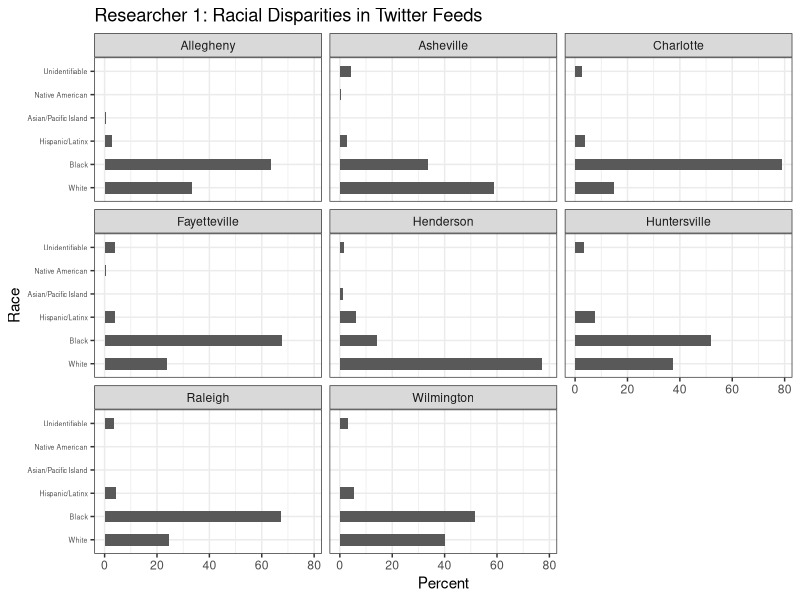
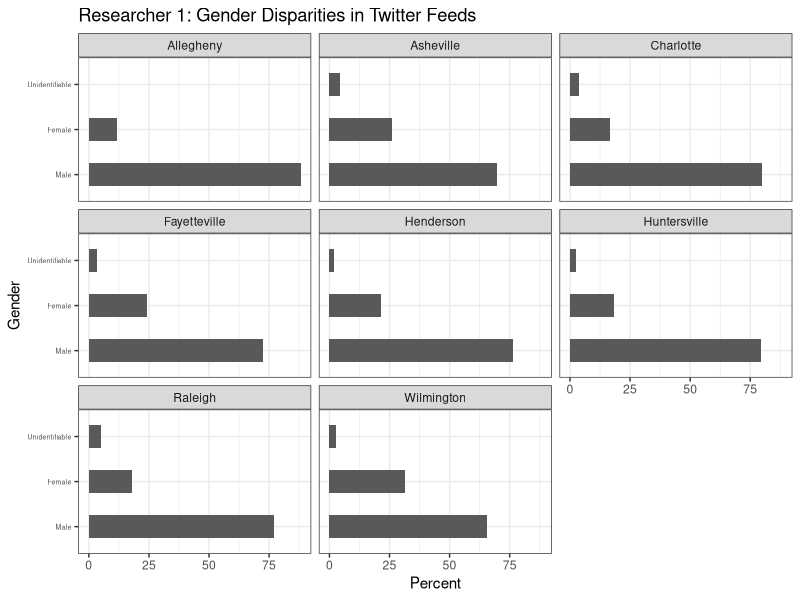
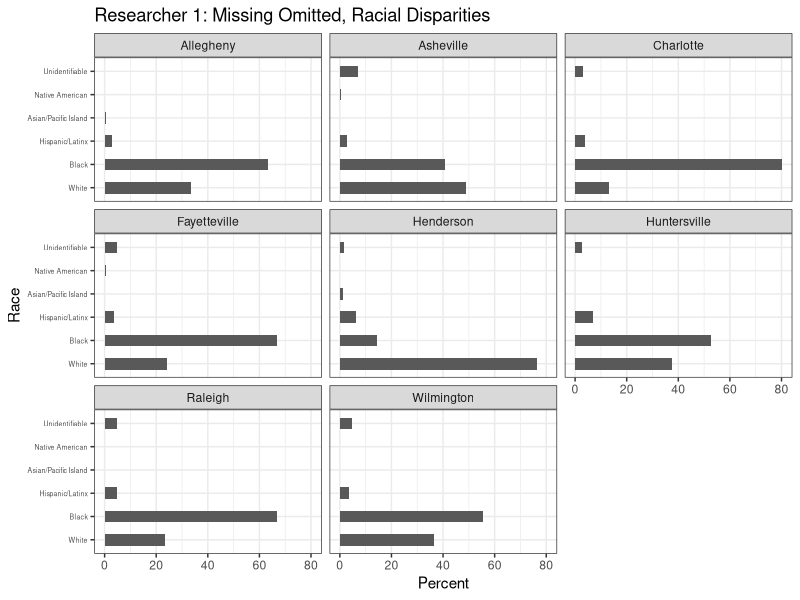
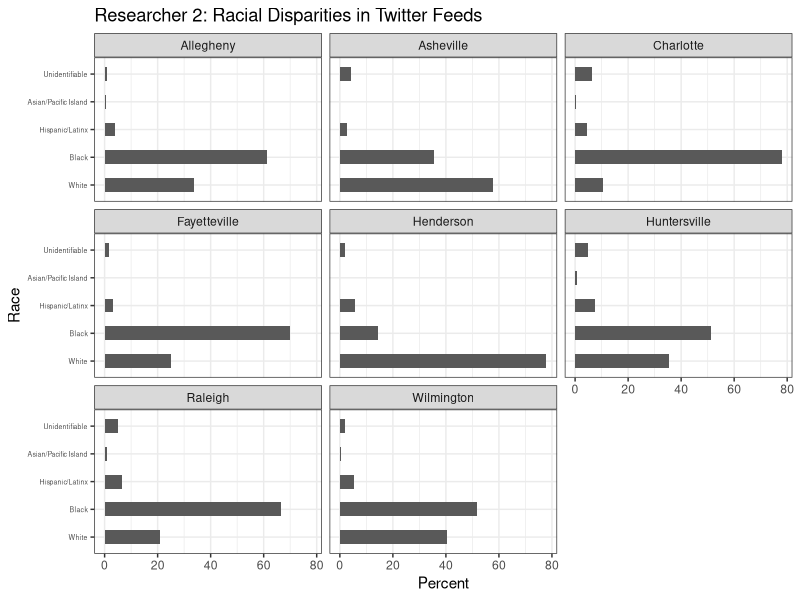
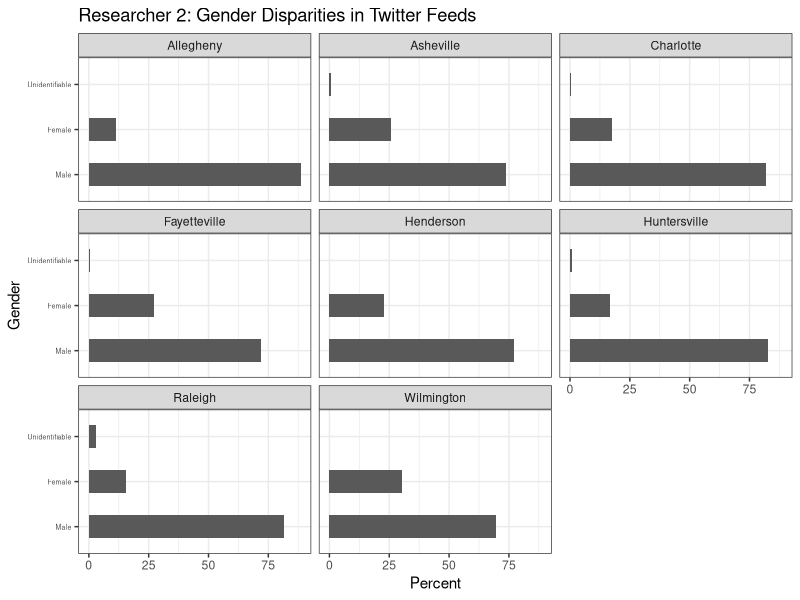
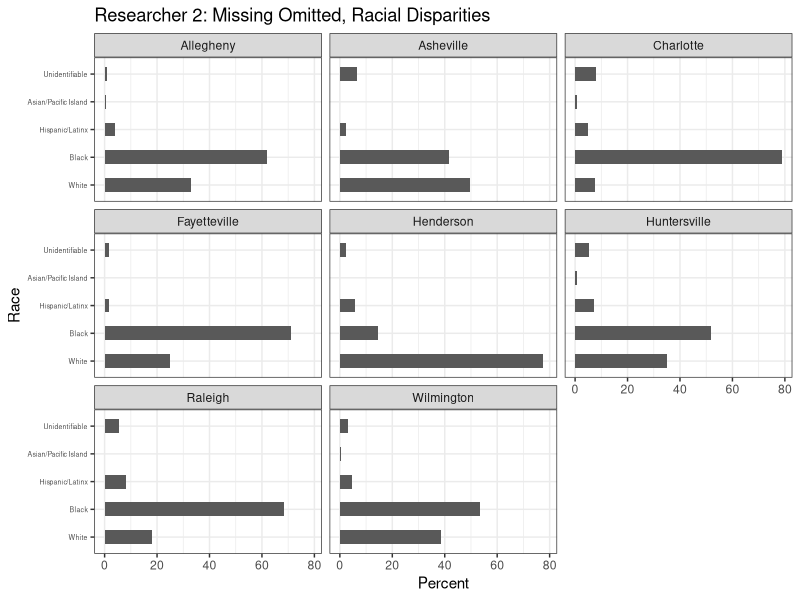
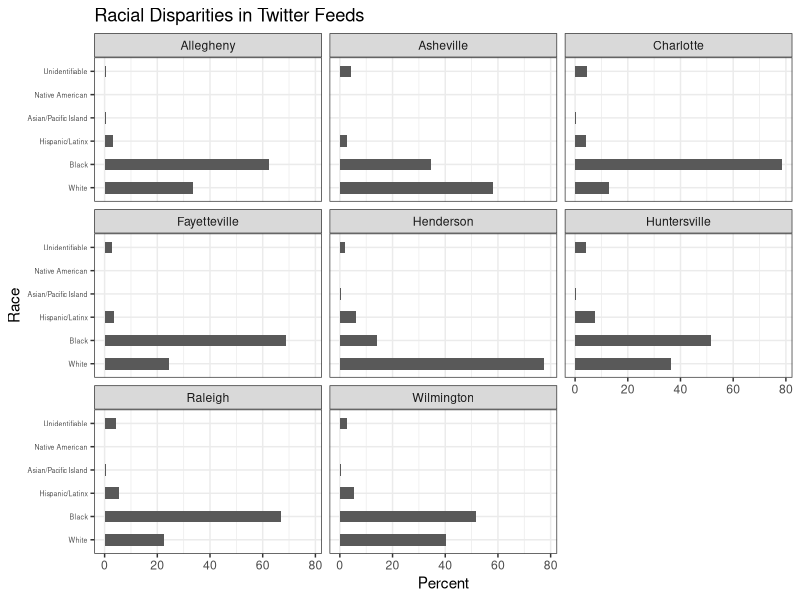
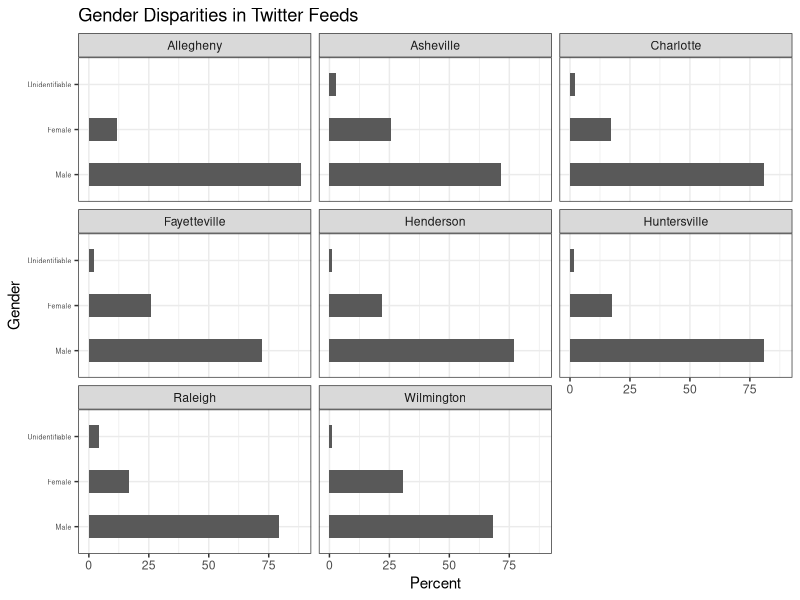

Reproduce these figures in R, in order.
#Independent Study Research Analysis, Data Results
#For analyzing and understanding data results
#Researcher: Susie Webb

#set working directory
setwd("~/Documents/UNC/Fall 2021/Independent Study/Finished Comparisons")
library(ggplot2)
library(dplyr)
library(stringr)

webbresults <- read.csv("webbcombined.csv", stringsAsFactors = TRUE) #loaded all results

(table(webbresults$race) / nrow(webbresults)) * 100 #percentage of each race

webbresults$race <- factor(webbresults$race, #I used the factor function so I could set labels
                      levels=c(1,2,3,4,5,6), #these are three levels in the list
                      labels=c("White", "Black", "Hispanic/Latinx", "Asian/Pacific Island", "Native American", "Unidentifiable")) #I added the corresponding labels


table(webbresults$county, webbresults$race) #table of all race values


#Webb Race Results straight numbers
webbresults <- webbresults %>%
  group_by(county) 

tally <- count(webbresults, race)
tally

#Webb Race Results
aggregate(tally$n, by=list(Category=tally$county), FUN=sum) #to find total numbers

tally$sum <- c(261,261,261,261,284,284,284,284,284,243,243,243,243,364,364,364,364,364,192,
               192,192,192,192,121,121,121,121,135,135,135,135,245,245,245,245)

tally$percent <- (tally$n/tally$sum) * 100 #calcualted percents

webbraceplot <- ggplot(tally, aes(x=race, y=percent)) + 
  geom_col(width = .5) +
  facet_wrap(~ county) +
  theme_bw() + # change color scheme
  theme(axis.text.x = element_text(lineheight = .7)) +
  theme(axis.text.y = element_text(size = 5)) +
  labs(x = "Race", y = "Percent", 
       title = "Researcher 1: Racial Disparities in Twitter Feeds")+ #added axis labels and title
  coord_flip() # make horizontal

webbraceplot

#Webb Gender Results

(table(webbresults$gender) / nrow(webbresults)) * 100 #percentage of each race

webbresults$gender <- factor(webbresults$gender, #I used the factor function so I could set labels
                           levels=c(1,2,3), #these are three levels in the list
                           labels=c("Male", "Female", "Unidentifiable")) 
                           #I added the corresponding labels

table(webbresults$county, webbresults$gender) #table of all gender values

gendertally <- count(webbresults, gender)

gendertally$sum <- c(261,261,284,284,284,243,243,243,364,364,364,192,192,192,121,121,121,135,135,135,245,245,245)

gendertally$percent <- (gendertally$n/gendertally$sum) * 100 #calcualted percents

webbgenderplot <- ggplot(gendertally, aes(x=gender, y=percent)) + 
  geom_col(width = .5) +
  facet_wrap(~ county) +
  theme_bw() + # change color scheme
  theme(axis.text.x = element_text(lineheight = .7)) +
  theme(axis.text.y = element_text(size = 5)) +
  labs(x = "Gender", y = "Percent", 
       title = "Researcher 1: Gender Disparities in Twitter Feeds")+ #added axis labels and title
  coord_flip() # make horizontal

webbgenderplot

#Webb race without missing persons

webbresults$missing <- str_detect(webbresults$text, "[mM][iI][sS][sS][iI][nN][gG]|[sS][iI][lL][vV][eE][rR]|[rR][uU][nN][aA][wW][aA][yY]")
#codes for missing subjects

missingdata <- subset(webbresults, type == 3)

nomissingwebbresults <- subset(webbresults, type != 3)

missingdata2 <-subset(nomissingwebbresults, missing = TRUE)
table(missingdata2$missing)

nomissingwebbresults <- subset(nomissingwebbresults, missing != TRUE)

table(nomissingwebbresults$type)
table(nomissingwebbresults$missing)

nomissingwebbresults <- nomissingwebbresults %>%
  group_by(county) 

tally <- count(nomissingwebbresults, race)
tally

aggregate(tally$n, by=list(Category=tally$county), FUN=sum) #to find total numbers

tally$sum <- c(260,260,260,260,174,174,174,174,174,192,192,192,192,281,281,281,281,281,
               175,175,175,175,175,114,114,114,114,106,106,106,106,170,170,170,170)

tally$percent <- (tally$n/tally$sum) * 100 #calcualted percents


webbnomissingraceplot <- ggplot(tally, aes(x=race, y=percent)) + 
  geom_col(width = .5) +
  facet_wrap(~ county) +
  theme_bw() + # change color scheme
  theme(axis.text.x = element_text(lineheight = .7)) +
  theme(axis.text.y = element_text(size = 5)) +
  labs(x = "Race", y = "Percent", 
       title = "Researcher 1: Missing Omitted, Racial Disparities")+ #added axis labels and title
  coord_flip() # make horizontal

webbnomissingraceplot


#Now onto Wilson results

#Wilson RAce

wilsonresults <- read.csv("wilsoncombined.csv", stringsAsFactors = TRUE) #loaded all results

(table(wilsonresults$race) / nrow(wilsonresults)) * 100 #percentage of each race

wilsonresults$race <- factor(wilsonresults$race, #I used the factor function so I could set labels
                           levels=c(1,2,3,4,5,6), #these are three levels in the list
                           labels=c("White", "Black", "Hispanic/Latinx", "Asian/Pacific Island", "Native American", "Unidentifiable")) #I added the corresponding labels


table(wilsonresults$county, wilsonresults$race) #table of all race values

#Wilson Race Results straight numbers
wilsonresults <- wilsonresults %>%
  group_by(county) 

tally <- count(wilsonresults, race)
tally

#Wilson Race Results
aggregate(tally$n, by=list(Category=tally$county), FUN=sum) #to find total numbers

table(wilsonresults$county)

tally$sum <- c(261,261,261,261,261,265,265,265,265,237,237,237,237,237,358,358,358,358,358,
               193,193,193,193,121,121,121,121,121,135,135,135,135,135,380,380,380,380,380)

tally$percent <- (tally$n/tally$sum) * 100 #calcualted percents

wilsonraceplot <- ggplot(tally, aes(x=race, y=percent)) + 
  geom_col(width = .5) +
  facet_wrap(~ county) +
  theme_bw() + # change color scheme
  theme(axis.text.x = element_text(lineheight = .7)) +
  theme(axis.text.y = element_text(size = 5)) +
  labs(x = "Race", y = "Percent", 
       title = "Researcher 2: Racial Disparities in Twitter Feeds")+ #added axis labels and title
  coord_flip() # make horizontal

wilsonraceplot

#Wilson Gender Results
(table(wilsonresults$gender) / nrow(wilsonresults)) * 100 #percentage of each race

wilsonresults$gender <- factor(wilsonresults$gender, #I used the factor function so I could set labels
                             levels=c(1,2,3), #these are three levels in the list
                             labels=c("Male", "Female", "Unidentifiable")) 
#I added the corresponding labels

table(wilsonresults$county, wilsonresults$gender) #table of all gender values

gendertally <- count(wilsonresults, gender)

gendertally$sum <- c(261,261,265,265,265,237,237,237,358,358,358,193,193,121,121,121,135,135,135,380,380)

gendertally$percent <- (gendertally$n/gendertally$sum) * 100 #calcualted percents

wilsongenderplot <- ggplot(gendertally, aes(x=gender, y=percent)) + 
  geom_col(width = .5) +
  facet_wrap(~ county) +
  theme_bw() + # change color scheme
  theme(axis.text.x = element_text(lineheight = .7)) +
  theme(axis.text.y = element_text(size = 5)) +
  labs(x = "Gender", y = "Percent", 
       title = "Researcher 2: Gender Disparities in Twitter Feeds")+ #added axis labels and title
  coord_flip() # make horizontal

wilsongenderplot

#Wilson race without missing persons

wilsonresults$missing <- str_detect(wilsonresults$text, "[mM][iI][sS][sS][iI][nN][gG]|[sS][iI][lL][vV][eE][rR]|[rR][uU][nN][aA][wW][aA][yY]")
#codes for missing subjects

table(wilsonresults$type)
table(webbresults$type)

missingdata <- subset(wilsonresults, type == 3)

nomissingwilsonresults <- subset(wilsonresults, type != 3)

missingdata2 <-subset(nomissingwilsonresults, missing = TRUE)
table(missingdata2$missing)

nomissingwilsonresults <- subset(nomissingwilsonresults, missing != TRUE)

table(nomissingwilsonresults$type)
table(nomissingwilsonresults$missing)

nomissingwilsonresults <- nomissingwilsonresults %>%
  group_by(county) 

tally <- count(nomissingwilsonresults, race)
tally

aggregate(tally$n, by=list(Category=tally$county), FUN=sum) #to find total numbers

tally$sum <- c(251,251,251,251,251,171,171,171,171,185,185,185,185,185,271,271,271,
               271,172,172,172,172,114,114,114,114,114,111,111,111,111,260,260,260,260,260)

tally$percent <- (tally$n/tally$sum) * 100 #calcualted percents


wilsonnomissingraceplot <- ggplot(tally, aes(x=race, y=percent)) + 
  geom_col(width = .5) +
  facet_wrap(~ county) +
  theme_bw() + # change color scheme
  theme(axis.text.x = element_text(lineheight = .7)) +
  theme(axis.text.y = element_text(size = 5)) +
  labs(x = "Race", y = "Percent", 
       title = "Researcher 2: Missing Omitted, Racial Disparities")+ #added axis labels and title
  coord_flip() # make horizontal

wilsonnomissingraceplot


#combined results of both webb and wilson

finalresults <- read.csv("finalcodes.csv", stringsAsFactors = TRUE) #loaded all results

(table(finalresults$race) / nrow(finalresults)) * 100 #percentage of each race

finalresults$race <- factor(finalresults$race, #I used the factor function so I could set labels
                           levels=c(1,2,3,4,5,6), #these are three levels in the list
                           labels=c("White", "Black", "Hispanic/Latinx", "Asian/Pacific Island", "Native American", "Unidentifiable")) #I added the corresponding labels


table(finalresults$county, finalresults$race) #table of all race values

#Final Race Results straight numbers
finalresults <- finalresults %>%
  group_by(county) 

tally <- count(finalresults, race)
tally

aggregate(tally$n, by=list(Category=tally$county), FUN=sum) #to find total numbers

tally$sum <- c(522,522,522,522,522,549,549,549,549,549,480,480,480,480,480,722,722,722,
               722,722,722,385,385,385,385,385,242,242,242,242,242,270,270,270,270,270,625,625,625,625,625)

tally$percent <- (tally$n/tally$sum) * 100 #calcualted percents

finalraceplot <- ggplot(tally, aes(x=race, y=percent)) + 
  geom_col(width = .5) +
  facet_wrap(~ county) +
  theme_bw() + # change color scheme
  theme(axis.text.x = element_text(lineheight = .7)) +
  theme(axis.text.y = element_text(size = 5)) +
  labs(x = "Race", y = "Percent", 
       title = "Racial Disparities in Twitter Feeds")+ #added axis labels and title
  coord_flip() # make horizontal

finalraceplot

#Combined Gender Results
(table(finalresults$gender) / nrow(finalresults)) * 100 #percentage of each race

finalresults$gender <- factor(finalresults$gender, #I used the factor function so I could set labels
                             levels=c(1,2,3), #these are three levels in the list
                             labels=c("Male", "Female", "Unidentifiable")) 
#I added the corresponding labels

table(finalresults$county, finalresults$gender) #table of all gender values

gendertally <- count(finalresults, gender)

gendertally$sum <- c(522,522,549,549,549,480,480,480,722,722,722,385,385,385,242,242,242,270,270,270,625,625,625)

gendertally$percent <- (gendertally$n/gendertally$sum) * 100 #calcualted percents

finalgenderplot <- ggplot(gendertally, aes(x=gender, y=percent)) + 
  geom_col(width = .5) +
  facet_wrap(~ county) +
  theme_bw() + # change color scheme
  theme(axis.text.x = element_text(lineheight = .7)) +
  theme(axis.text.y = element_text(size = 5)) +
  labs(x = "Gender", y = "Percent", 
       title = "Gender Disparities in Twitter Feeds")+ #added axis labels and title
  coord_flip() # make horizontal

finalgenderplot

#Final combined race without missing persons

finalresults$missing <- str_detect(finalresults$text, "[mM][iI][sS][sS][iI][nN][gG]|[sS][iI][lL][vV][eE][rR]|[rR][uU][nN][aA][wW][aA][yY]")
#codes for missing subjects

missingdata <- subset(finalresults, type == 3)

nomissingfinalresults <- subset(finalresults, type != 3)

missingdata2 <-subset(nomissingfinalresults, missing = TRUE)
table(missingdata2$missing)

nomissingfinalresults <- subset(nomissingfinalresults, missing != TRUE)

table(nomissingfinalresults$type)
table(nomissingfinalresults$missing)

nomissingfinalresults <- nomissingfinalresults %>%
  group_by(county) 

tally <- count(nomissingfinalresults, race)
tally

aggregate(tally$n, by=list(Category=tally$county), FUN=sum) #to find total numbers

tally$sum <- c(511,511,511,511,511,345,345,345,345,345,377,377,377,377,377,552,552,552,
               552,552,347,347,347,347,347,228,228,228,228,228,217,217,217,217,430,430,430,430,430)

tally$percent <- (tally$n/tally$sum) * 100 #calcualted percents


finalnomissingraceplot <- ggplot(tally, aes(x=race, y=percent)) + 
  geom_col(width = .5) +
  facet_wrap(~ county) +
  theme_bw() + # change color scheme
  theme(axis.text.x = element_text(lineheight = .7)) +
  theme(axis.text.y = element_text(size = 5)) +
  labs(x = "Race", y = "Percent", 
       title = "Missing Omitted, Racial Disparities in Twitter Feeds")+ #added axis labels and title
  coord_flip() # make horizontal

finalnomissingraceplot

#other analysis

#confidencecodes
table(webbresults$race_confidence)
table(wilsonresults$race_confidence)

#types
table(webbresults$type)
table(wilsonresults$type)

